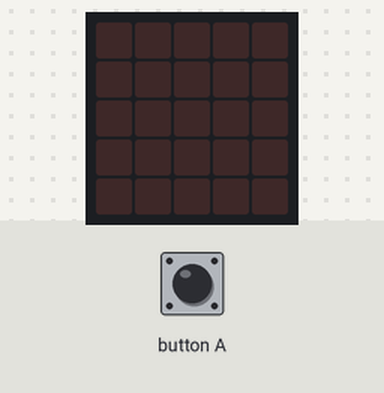
A program run on a simulated BBC micro:bit (MakeCode). Parts: the board's 5×5 LED display. The inputs (shaded band) are chosen by the test bench. Random numbers come from a fixed seed.

Above: at 1.2 s.
1.3 s: button A pressed for 0.15 s
At 2.0 s:
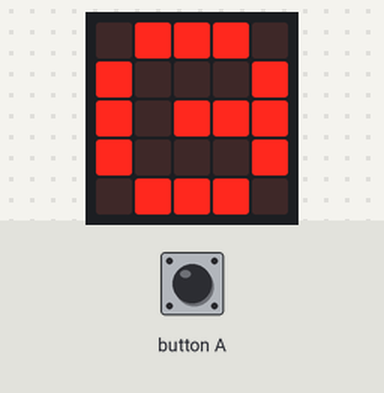
At 4.3 s:
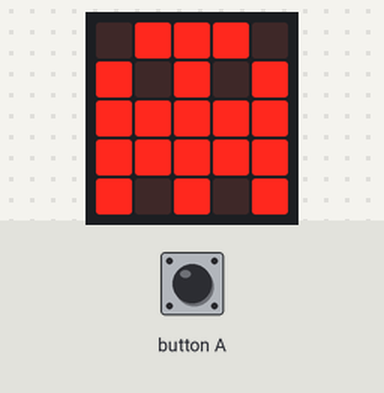
Timing chart, 0 to 5.8 s (numbered marks = the images above; inputs shaded):
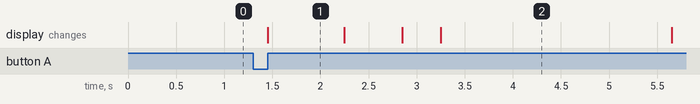

Measured:
- after the input at 1.3 s, the display: changes after 0.15 s (image 1)
- what the display in image 1 shows lasts 0.8 s, from 1.5 s to 2.3 s

The program:

main.ts
```typescript
input.onButtonPressed(Button.A, function () {
    for (let index = 0; index < 20; index++) {
        if (Math.randomBoolean()) {
            basic.showIcon(IconNames.Ghost)
        } else {
            basic.showLeds(`
                . # # # .
                # . . . #
                # . # # #
                # . . . #
                . # # # .
                `)
        }
    }
})
```

test.ts
```typescript
// les tests vont ici ; cela ne sera pas compilé si ce paquet est utilisé en tant qu'extension.
```
